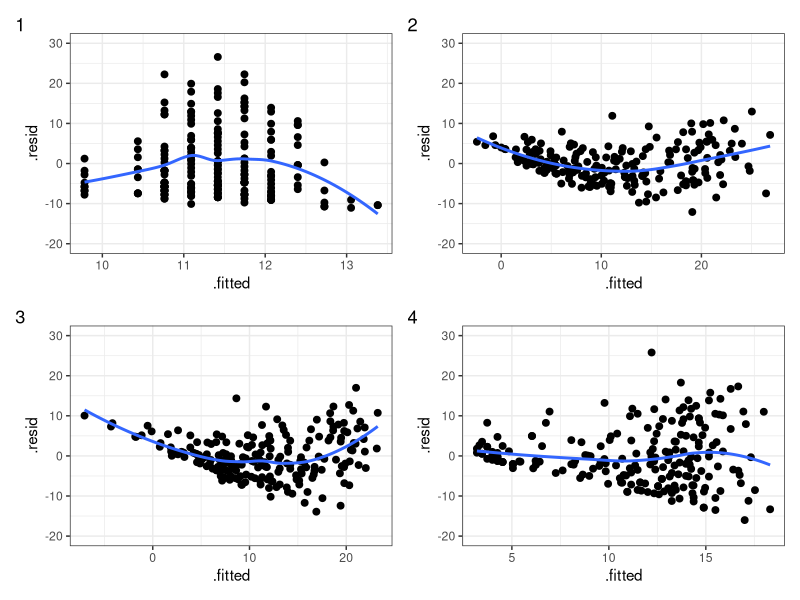

This figure's R source:
## ---- chunk 1
#| echo: false
#| eval: true
#| fig-height: 4.5
#| fig-width: 12
library(patchwork)
library(ggplot2)
library(mlbench)
library(broom)
data(Ozone)
theme_set(theme_bw())

Ozone <- Ozone[complete.cases(Ozone), ]

lm1 <- augment(lm(V4 ~ V6, data = Ozone))
lm2 <- augment(lm(V4 ~ V6 + V7, data = Ozone))
lm3 <- augment(lm(V4 ~ V6 + V7 + V5, data = Ozone))
lm4 <- augment(lm(V4 ~ V6 + V7 + V5 + V8 + V9 + V10, data = Ozone))

g1 <- ggplot(lm1) + aes(x = .fitted, y = .resid)
g2 <- ggplot(lm2) + aes(x = .fitted, y = .resid)
g3 <- ggplot(lm3) + aes(x = .fitted, y = .resid)
g4 <- ggplot(lm4) + aes(x = .fitted, y = .resid)

(g1 + g4) / (g3 + g2)+
    plot_annotation(tag_levels = '1') & geom_point(size = 2) &
    geom_smooth(method = "loess", formula = y ~ x, se = FALSE) &
    coord_cartesian(ylim = c(-20, 30)) 

